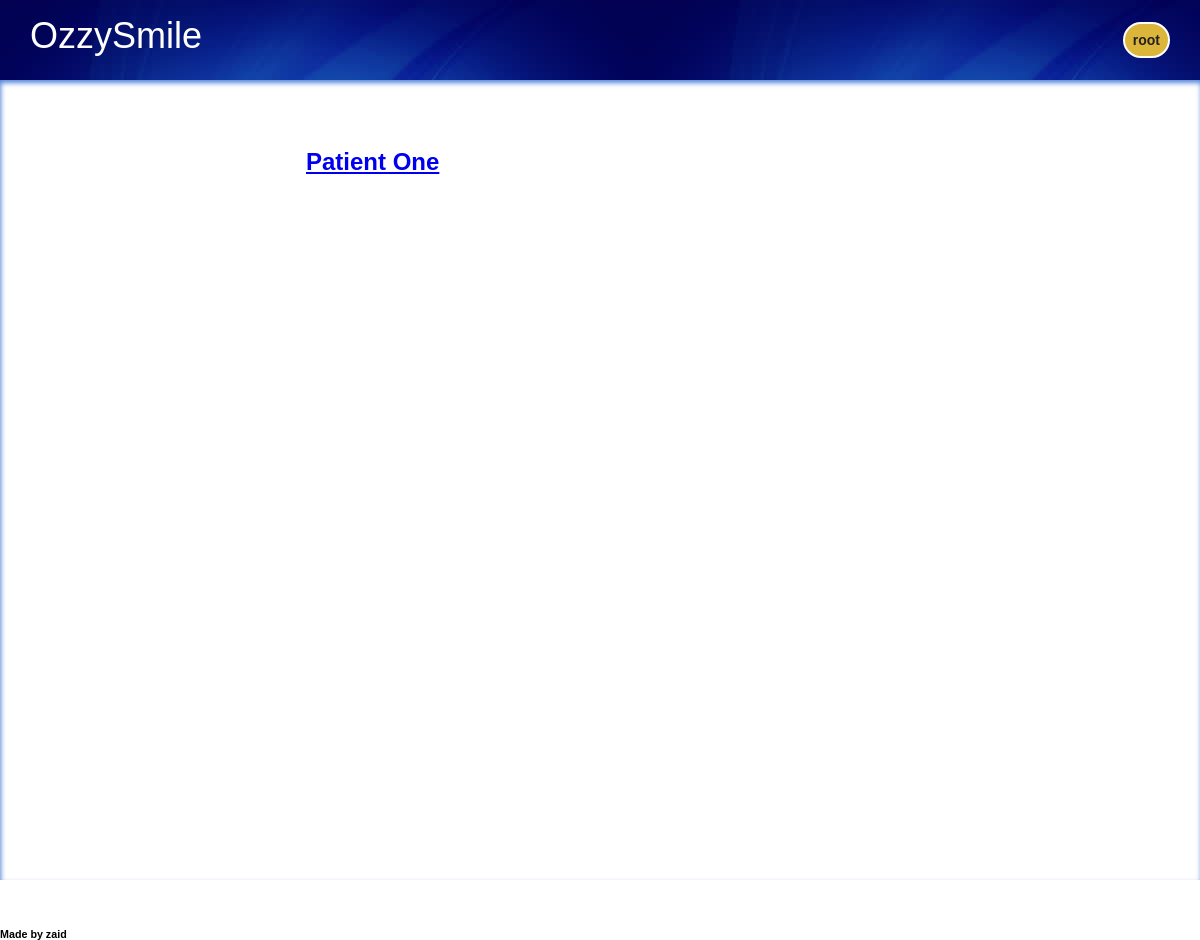
Before: /viewer/ (signed in) with the older database file.
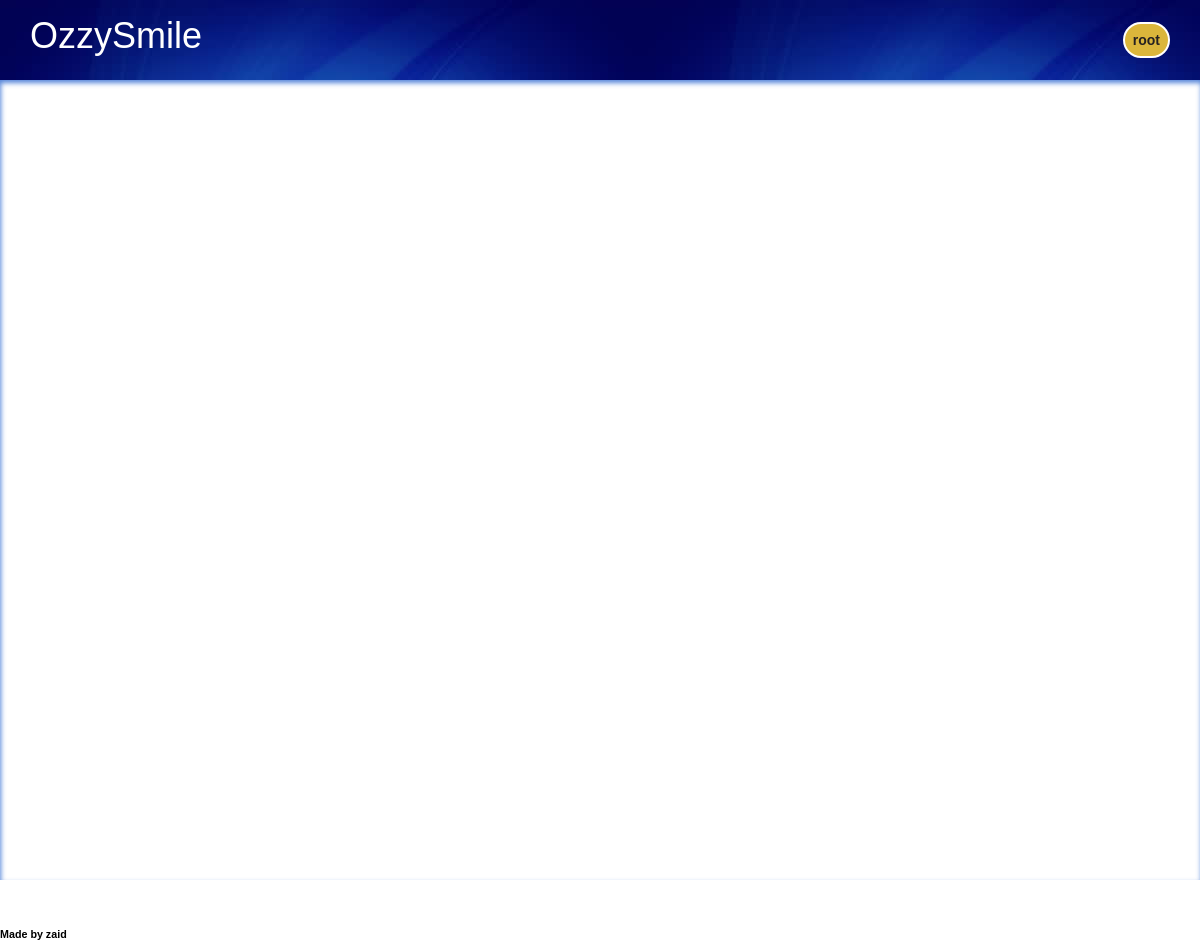
After: the same page with the newer database file.
### viewer/models.py (models this page shows)
class GLBModels(models.Model):
    status_list = (
        ("P", "Pending"),("A", "Accepted"),("R", "Rejected"),)
    case_alias = models.CharField(null=True, blank=True, max_length=50);
    user = models.ForeignKey(User, on_delete=models.CASCADE, null=True)
    case_status = models.CharField(max_length=100, choices=status_list,
        default="P")
    id = models.UUIDField(default=uuid.uuid4, unique=True, primary_key=True, editable=True)
    upper_model = models.FileField(null=True, blank=True)
    lower_model = models.FileField(null=True, blank=True)
    ipr_form = models.ImageField(null=True, blank=True)
    upper_stages_number = models.PositiveIntegerField(default=0, null=True, blank=False)
    lower_stages_number = models.PositiveIntegerField(default=0, null=True, blank=False)

### viewer/views.py (the view)
# urls.py: path('',views.showcase_page, name='ShowPage'),
@login_required(login_url="LoginPage")
def showcase_page(request):
    current_user = request.user
    glb_models = GLBModels.objects.filter(user=current_user)
    context = {'models': glb_models}
    return render(request, 'viewer/showcase.html', context)

### viewer/templates/viewer/showcase.html (shortened to what this page needs)
{% extends 'base.html' %}
{% load static %}
{% block body %}
<div class="content-holder">
    {% for i in models %}
        <a href="{% url 'ViewPage' i.id %}">
            <div class="item-container">
                <h2>{{i.case_alias}}</h2>
            </div>
        </a>
    {% endfor %}
    </div>
{% endblock %}

Changed rows visible on the page:
removed GLBModels: case_alias "Patient One"
